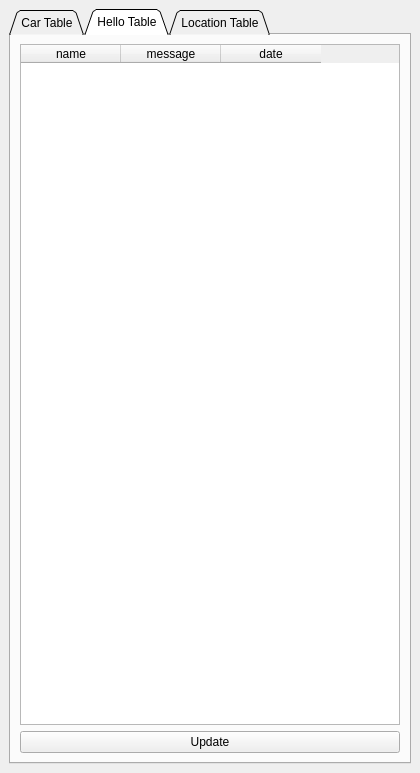
<?xml version="1.0" encoding="UTF-8"?>
<ui version="4.0">
 <class>dbData</class>
 <widget class="QDockWidget" name="dbData">
  <property name="geometry">
   <rect>
    <x>0</x>
    <y>0</y>
    <width>420</width>
    <height>773</height>
   </rect>
  </property>
  <property name="minimumSize">
   <size>
    <width>400</width>
    <height>216</height>
   </size>
  </property>
  <property name="maximumSize">
   <size>
    <width>420</width>
    <height>2000</height>
   </size>
  </property>
  <property name="windowTitle">
   <string>Database Data</string>
  </property>
  <widget class="QWidget" name="dockWidgetContents">
   <layout class="QVBoxLayout" name="verticalLayout_2">
    <item>
     <widget class="QTabWidget" name="displayData">
      <property name="maximumSize">
       <size>
        <width>420</width>
        <height>16777215</height>
       </size>
      </property>
      <property name="tabShape">
       <enum>QTabWidget::Triangular</enum>
      </property>
      <property name="currentIndex">
       <number>1</number>
      </property>
      <property name="movable">
       <bool>true</bool>
      </property>
      <widget class="QWidget" name="carTable">
       <attribute name="title">
        <string>Car Table</string>
       </attribute>
       <layout class="QVBoxLayout" name="verticalLayout">
        <item>
         <widget class="QTableWidget" name="tableCar">
          <row>
           <property name="text">
            <string>1</string>
           </property>
          </row>
          <row>
           <property name="text">
            <string>2</string>
           </property>
          </row>
          <row>
           <property name="text">
            <string>3</string>
           </property>
          </row>
          <row>
           <property name="text">
            <string>4</string>
           </property>
          </row>
          <row>
           <property name="text">
            <string>5</string>
           </property>
          </row>
          <row>
           <property name="text">
            <string>6</string>
           </property>
          </row>
          <column>
           <property name="text">
            <string>Make</string>
           </property>
          </column>
          <column>
           <property name="text">
            <string>Model</string>
           </property>
          </column>
          <column>
           <property name="text">
            <string>Year</string>
           </property>
          </column>
          <column>
           <property name="text">
            <string>Country</string>
           </property>
          </column>
          <column>
           <property name="text">
            <string>Price (USD)</string>
           </property>
          </column>
          <item row="0" column="0">
           <property name="text">
            <string>Chevy</string>
           </property>
          </item>
          <item row="0" column="1">
           <property name="text">
            <string>Zo6</string>
           </property>
          </item>
          <item row="0" column="2">
           <property name="text">
            <string>2003</string>
           </property>
          </item>
          <item row="0" column="3">
           <property name="text">
            <string>USA</string>
           </property>
          </item>
          <item row="0" column="4">
           <property name="text">
            <string>18000</string>
           </property>
          </item>
          <item row="1" column="0">
           <property name="text">
            <string>Nissan</string>
           </property>
          </item>
          <item row="1" column="1">
           <property name="text">
            <string>Skyline R-32</string>
           </property>
          </item>
          <item row="1" column="2">
           <property name="text">
            <string>2002</string>
           </property>
          </item>
          <item row="1" column="3">
           <property name="text">
            <string>Japan</string>
           </property>
          </item>
          <item row="1" column="4">
           <property name="text">
            <string>42000</string>
           </property>
          </item>
          <item row="2" column="0">
           <property name="text">
            <string>Chevy</string>
           </property>
          </item>
          <item row="2" column="1">
           <property name="text">
            <string>Z51</string>
           </property>
          </item>
          <item row="2" column="2">
           <property name="text">
            <string>2005</string>
           </property>
          </item>
          <item row="2" column="3">
           <property name="text">
            <string>USA</string>
           </property>
          </item>
          <item row="2" column="4">
           <property name="text">
            <string>22000</string>
           </property>
          </item>
          <item row="3" column="0">
           <property name="text">
            <string>Dodge</string>
           </property>
          </item>
          <item row="3" column="1">
           <property name="text">
            <string>ARC-Viper</string>
           </property>
          </item>
          <item row="3" column="2">
           <property name="text">
            <string>2016</string>
           </property>
          </item>
          <item row="3" column="3">
           <property name="text">
            <string>USA</string>
           </property>
          </item>
          <item row="3" column="4">
           <property name="text">
            <string>145000</string>
           </property>
          </item>
          <item row="4" column="0">
           <property name="text">
            <string>Ford</string>
           </property>
          </item>
          <item row="4" column="1">
           <property name="text">
            <string>Mustang-GT</string>
           </property>
          </item>
          <item row="4" column="2">
           <property name="text">
            <string>2022</string>
           </property>
          </item>
          <item row="4" column="3">
           <property name="text">
            <string>Mexico</string>
           </property>
          </item>
          <item row="4" column="4">
           <property name="text">
            <string>120000</string>
           </property>
          </item>
          <item row="5" column="0">
           <property name="text">
            <string>Honda</string>
           </property>
          </item>
          <item row="5" column="1">
           <property name="text">
            <string>Civic</string>
           </property>
          </item>
          <item row="5" column="2">
           <property name="text">
            <string>2003</string>
           </property>
          </item>
          <item row="5" column="3">
           <property name="text">
            <string>Canada</string>
           </property>
          </item>
          <item row="5" column="4">
           <property name="text">
            <string>2500</string>
           </property>
          </item>
         </widget>
        </item>
       </layout>
      </widget>
      <widget class="QWidget" name="helloTable">
       <attribute name="title">
        <string>Hello Table</string>
       </attribute>
       <layout class="QVBoxLayout" name="verticalLayout_3">
        <item>
         <widget class="QTableWidget" name="tableHello">
          <column>
           <property name="text">
            <string>name</string>
           </property>
          </column>
          <column>
           <property name="text">
            <string>message</string>
           </property>
          </column>
          <column>
           <property name="text">
            <string>date</string>
           </property>
          </column>
         </widget>
        </item>
        <item>
         <widget class="QPushButton" name="updateBtn">
          <property name="text">
           <string>Update</string>
          </property>
         </widget>
        </item>
       </layout>
      </widget>
      <widget class="QWidget" name="locationTable">
       <attribute name="title">
        <string>Location Table</string>
       </attribute>
       <widget class="QTableWidget" name="tableWidget">
        <property name="geometry">
         <rect>
          <x>10</x>
          <y>10</y>
          <width>391</width>
          <height>611</height>
         </rect>
        </property>
        <row>
         <property name="text">
          <string>1</string>
         </property>
        </row>
        <column>
         <property name="text">
          <string>Dest. Name</string>
         </property>
        </column>
        <column>
         <property name="text">
          <string>State</string>
         </property>
        </column>
        <column>
         <property name="text">
          <string>Date Visited</string>
         </property>
        </column>
        <column>
         <property name="text">
          <string>Fun Level (%)</string>
         </property>
        </column>
        <item row="0" column="0">
         <property name="text">
          <string>Hersey Park</string>
         </property>
        </item>
        <item row="0" column="1">
         <property name="text">
          <string>PA</string>
         </property>
        </item>
        <item row="0" column="2">
         <property name="text">
          <string>07/12/2018</string>
         </property>
        </item>
        <item row="0" column="3">
         <property name="text">
          <string>98</string>
         </property>
        </item>
       </widget>
      </widget>
     </widget>
    </item>
   </layout>
  </widget>
 </widget>
 <resources/>
 <connections/>
</ui>
